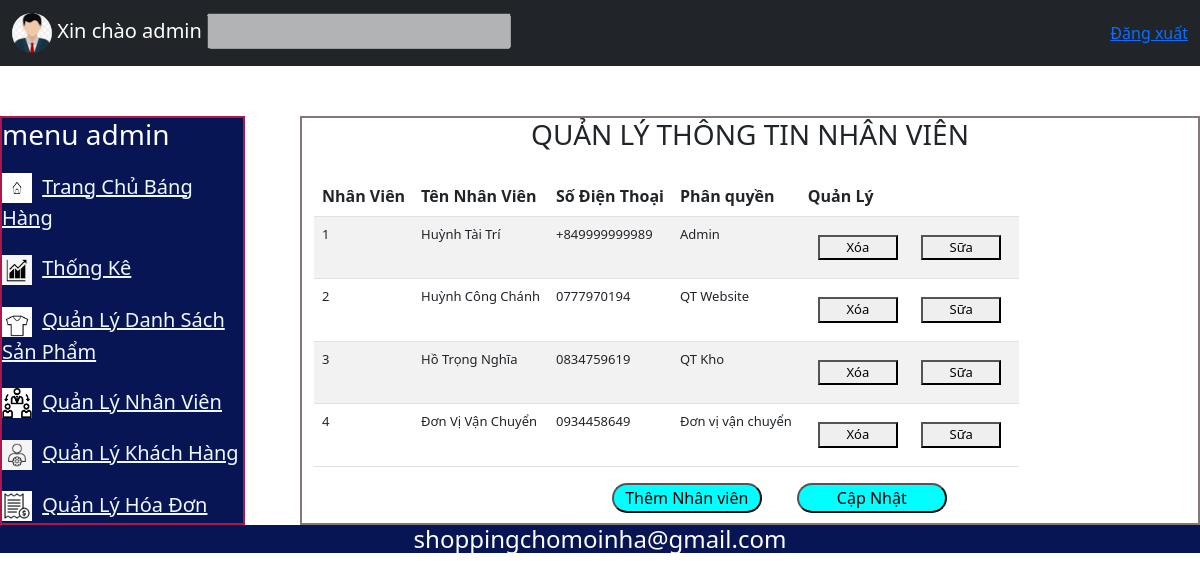
Page /mana-admin.php on the committed database.
### tables this page shows
CREATE TABLE `employee` (
  `id` int(11) NOT NULL,
  `role_id` int(11) NOT NULL,
  `email` varchar(50) NOT NULL,
  `employee_password` varchar(32) NOT NULL,
  `fullname` varchar(100) NOT NULL,
  `cccd` varchar(12) NOT NULL,
  `phone` varchar(13) NOT NULL,
  `address` varchar(200) NOT NULL,
  `created_at` datetime NOT NULL,
  `updated_at` datetime NOT NULL,
  `deleted` bit(1) NOT NULL
);

CREATE TABLE `role` (
  `id` int(11) NOT NULL,
  `name` varchar(20) NOT NULL,
  `created_at` datetime NOT NULL,
  `updated_at` datetime NOT NULL
);

### mana-admin.php (the view, shortened to what this page needs)
<!DOCTYPE html>
<html lang="en">
<head>
    <link rel="stylesheet" href="css2/style1.css">
  <link href="https://cdn.jsdelivr.net/npm/bootstrap@5.2.2/dist/css/bootstrap.min.css" rel="stylesheet">
</head>
<body>
<header class="header">
<?php include 'head2.php'; ?>
</header>
    <div class="main">
        <div class="menu">
        <h3>menu admin</h3>
        <div class="tql">
            <img src="images-logo/home.jpg" alt="">
            <a href="trangchu.php">Trang Chủ Báng Hàng</a>
        </div>
        <div class="tql">
            <img src="images-logo/tk.png" alt="">
            <a  href="admin.php">Thống Kê</a>
        </div>
        <div class="tql">
            <img src="images-logo/sp.png" alt="">
            <a href="products.php">Quản Lý Danh Sách Sản Phẩm</a>
        </div>
        <div class="tql">
            <img src="images-logo/qlnv.png" alt="">
            <a href="mana-admin.php">Quản Lý Nhân Viên</a>
        </div>
        <div class="tql">
            <img src="images-logo/qlsk.jpg" alt="">
            <a href="user.php">Quản Lý Khách Hàng</a>
        </div>
        <div class="tql">
           <img src="images-logo/hd.jpg" alt="">
        <a href="hoadon.php">Quản Lý Hóa Đơn</a>
        </div>
        </div>
        <div class="main-right">
        <h3>QUẢN LÝ THÔNG TIN NHÂN VIÊN</h3>
        <div class="product">
            <div class="container mt-4">
                <table class="table table-striped">
                  <thead>
                    <tr>
                      <th>Nhân Viên</th>
                      <th>Tên Nhân Viên</th>
                      <th>Số Điện Thoại</th>
                      <th>Phân quyền</th>
                      <th>Quản Lý</th>
                    </tr>
                  </thead>
                  <tbody>
                    <div class="nasa">
<?php
	$severname = "localhost";
	$username = "root";
	$password = "";
	$database = "shopquanao";
	$ketnoi = mysqli_connect($severname,$username,$password, $database);
?>
<?php
	$sql = "SELECT * FROM employee";
	$ketqua = $ketnoi->query($sql);
	if ($ketqua->num_rows > 0) {
	while($row = $ketqua->fetch_assoc()) {
		$id = $row['id'];
		$ten = $row['fullname'];
		$phone = $row['phone'];
		$role = $row['role_id'];
		$sqll = "SELECT * FROM role WHERE id = $role";
		$ketquaa = $ketnoi->query($sqll);
		if ($ketquaa->num_rows > 0) {
		while($row = $ketquaa->fetch_assoc()) {
			$quyen = $row['name'];
		}}
                    echo"<tr>";
                    echo"<td class='uff'>$id</td>";
                      echo"<td>$ten</td>";
                      echo"<td>$phone</td>";
                      echo"<td> $quyen </td>";
                      echo"<td><button>Xóa</button> <a href='phanquyen.php'><button type='margin: 5px;'>Sữa</button></a></td>";
                    echo"</tr>";
	}}
		?>
                </div>
                  </tbody>
                </table>
                <div class="adc">
                    <a href="themnv.php"><button class="end" >Thêm Nhân viên</button></a>
                    <a href="phanquyen.php"><button class="end"> Cập Nhật</button></a>
                </div>
              </div>
        </div>
        </div>
    </div>
<footer class="foter">
<h4>shoppingchomoinha@gmail.com</h4>
</footer>
</body>
</html>

### css2/style1.css (style rules this page uses)
.main { margin-top: 50px; display: flex; }
.main .menu { border: 2px solid #b1154a; height: auto; width: 20%; background-color: #0a0909; color: white; }
.main-right h3 { text-align: center; }
.tql img { width: 30px; height: 30px; }
.tql { margin-top: 20px; }
.tql a { color: aliceblue; padding-left: 5px; }
.main .main-right { height: 550px; width: 75%; border: 2px solid rgb(131, 119, 119); margin-left: 55px; }
.foter { align-items: center; text-align: center; background-color: #0a0909; color: white; }
.adc { display: flex; margin-left: 30%; height: 50; width: 400px; }
.end { width: 150px; align-items: center; border-radius: 20px; background-color: cyan; margin-bottom: 10px; margin-left: 35px; }
.table button { margin: 10px; width: 80px; }

### css/styley.css (style rules this page uses)
.main { margin-top: 50px; display: flex; width: auto; }
.main .menu { border: 2px solid #b1154a; height: auto; width: 300px; background-color: #071554; color: white; font-size: 20px; }
.header { background-color: #071554; color: white; }
.main-right h3 { text-align: center; }
.tql img { width: 30px; height: 30px; }
.tql { margin-top: 20px; }
.tql a { color: aliceblue; padding-left: 5px; }
.main .main-right { height: auto; width: 75%; border: 2px solid rgb(131, 119, 119); margin-left: 55px; }
.foter { align-items: center; text-align: center; background-color: #071554; color: white; }
.adc { display: flex; margin-left: 30%; height: 50; width: 400px; }
.end { width: 150px; align-items: center; border-radius: 20px; background-color: cyan; margin-bottom: 10px; margin-left: 35px; }
.table button { margin: 10px; width: 80px; }
.product { width: 900px; }
.table { width: auto; }
.table td { width: auto; font-size: 13px; }

### rows in the picture
employee: id "1", fullname "Huỳnh Tài Trí", phone "+849999999989", role.name "Admin"
employee: id "2", fullname "Huỳnh Công Chánh", phone "0777970194", role.name "QT Website"
employee: id "3", fullname "Hồ Trọng Nghĩa", phone "0834759619", role.name "QT Kho"
employee: id "4", fullname "Đơn Vị Vận Chuyển", phone "0934458649", role.name "Đơn vị vận chuyển"
